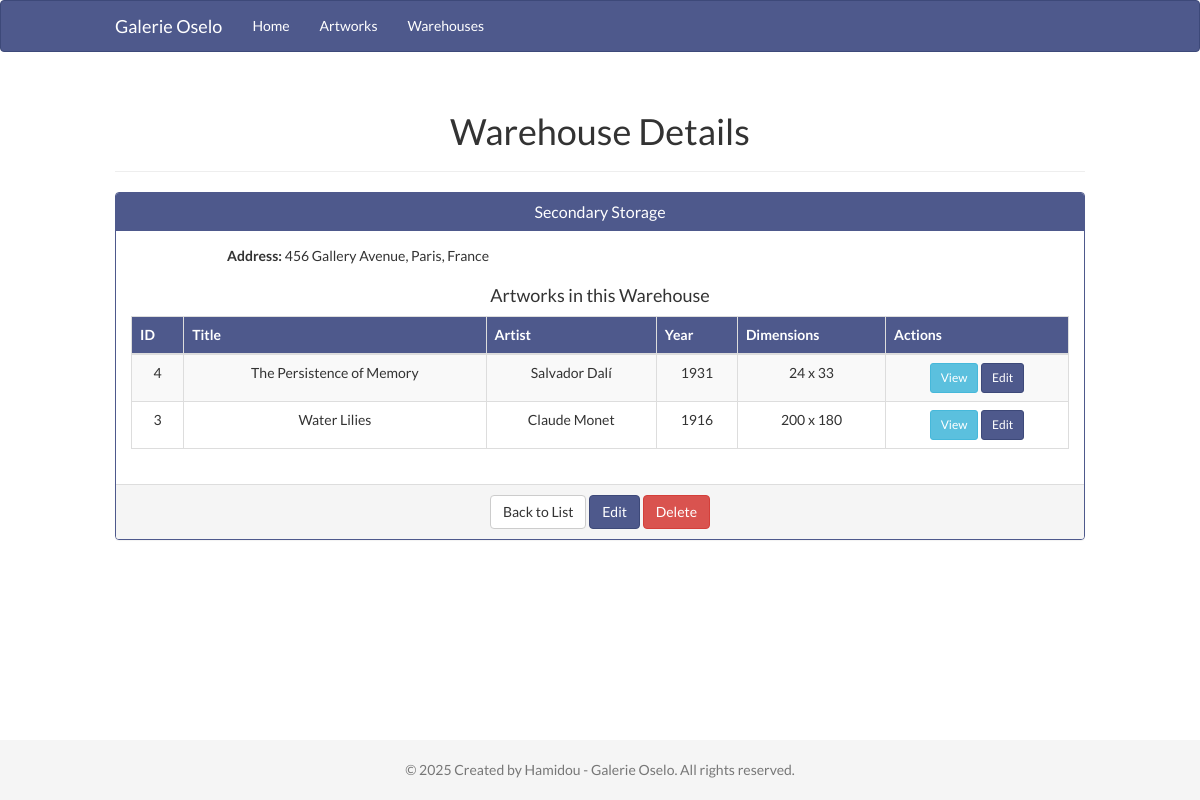
The app's page /views/warehouses/show.php?id=2, older data.
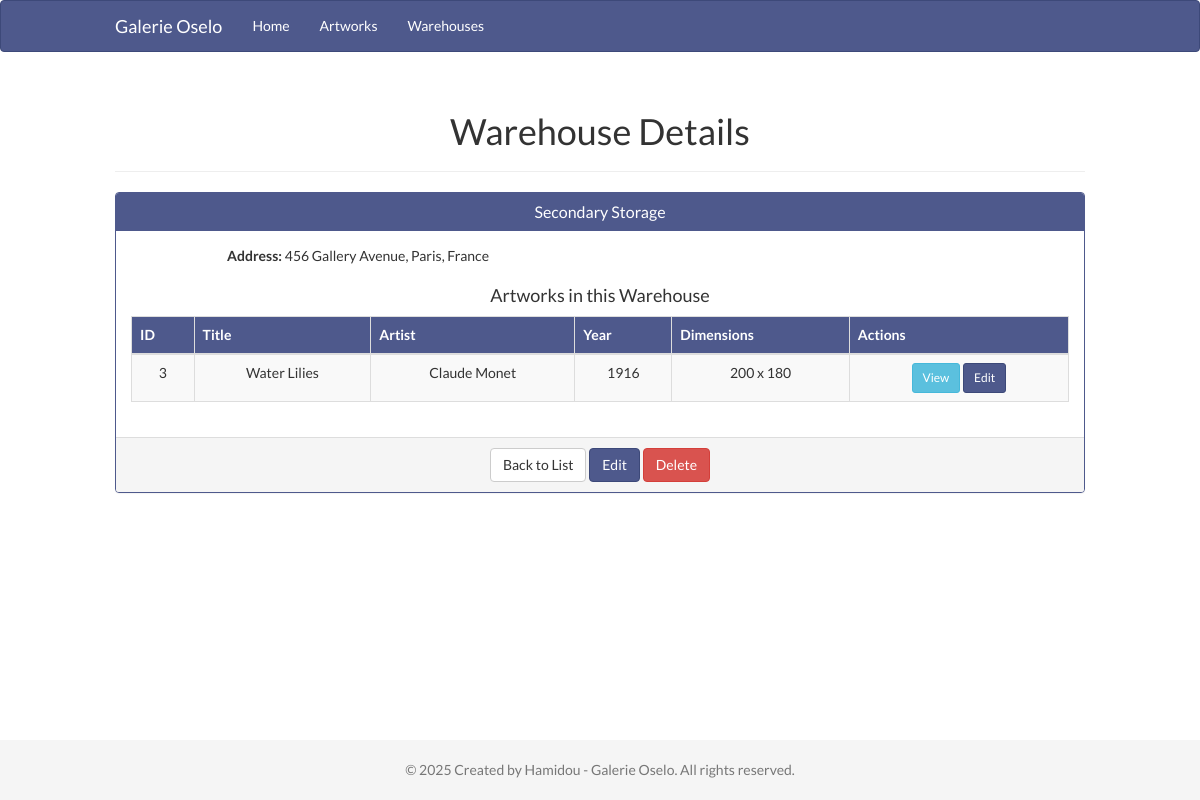
The same page, newer data.
### tables this page shows
CREATE TABLE artworks (
    id INT AUTO_INCREMENT PRIMARY KEY,
    title VARCHAR(255) NOT NULL,
    year INT,
    artist_name VARCHAR(255),
    width FLOAT,
    height FLOAT,
    warehouse_id INT,
    created_at TIMESTAMP DEFAULT CURRENT_TIMESTAMP,
    updated_at TIMESTAMP DEFAULT CURRENT_TIMESTAMP ON UPDATE CURRENT_TIMESTAMP,
    FOREIGN KEY (warehouse_id) REFERENCES warehouses(id) ON DELETE SET NULL
);

### config/database.php (called while the page is built, shortened)
<?php
class Database {
    private $host = "localhost";
    private $db_name = "galerie_oselo";
    private $username = "root";
    private $password = "";
    public function getConnection() {
        $this->conn = null;
        try {
            $this->conn = new PDO("mysql:host=" . $this->host . ";dbname=" . $this->db_name, $this->username, $this->password);
            $this->conn->setAttribute(PDO::ATTR_ERRMODE, PDO::ERRMODE_EXCEPTION);
            $this->conn->exec("set names utf8");
        } catch(PDOException $exception) {
            echo "Connection error: " . $exception->getMessage();
        }
        return $this->conn;
    }
}
?>

### models/Artwork.php (called while the page is built, shortened)
<?php
class Artwork {
    private $conn;
    private $table_name = "artworks";
    public function __construct($db) {
        $this->conn = $db;
    }
    public function readByWarehouse($warehouse_id) {
        $query = "SELECT a.id, a.title, a.year, a.artist_name, a.width, a.height,
                  a.warehouse_id, a.created_at, a.updated_at
                  FROM " . $this->table_name . " a
                  WHERE a.warehouse_id = ?
                  ORDER BY a.id DESC";
        $stmt = $this->conn->prepare($query);
        $stmt->bindParam(1, $warehouse_id);
        $stmt->execute();
        return $stmt;
    }
}
?>

### controllers/WarehouseController.php (the view, shortened to what the changed rows need)
<?php
include_once '../../config/database.php';
include_once '../../models/Artwork.php';
class WarehouseController {
    private $artwork;
    public function __construct() {
        $database = new Database();
        $this->db = $database->getConnection();
        $this->artwork = new Artwork($this->db);
    }
    public function show($id) {
        $artwork_stmt = $this->artwork->readByWarehouse($id);
        $artwork_count = $artwork_stmt->rowCount();
        include_once '../../includes/header.php';
        echo "<div class='container'>";
        echo "<div class='row'>";
        echo "<div class='col-md-12'>";
        echo "<div class='page-header'>";
        echo "<h1>Warehouse Details</h1>";
        echo "</div>";
        echo "<div class='panel panel-primary'>";
        echo "<div class='panel-body'>";
        if($artwork_count > 0) {
            echo "<div class='table-responsive'>";
            echo "<table class='table table-striped table-bordered'>";
            echo "<thead>";
            echo "<tr>";
            echo "<th>ID</th>";
            echo "<th>Title</th>";
            echo "<th>Artist</th>";
            echo "<th>Year</th>";
            echo "<th>Dimensions</th>";
            echo "<th>Actions</th>";
            echo "</tr>";
            echo "</thead>";
            echo "<tbody>";
            while($row = $artwork_stmt->fetch(PDO::FETCH_ASSOC)) {
                extract($row);
                echo "<tr>";
                echo "<td>{$id}</td>";
                echo "<td>{$title}</td>";
                echo "<td>{$artist_name}</td>";
                echo "<td>{$year}</td>";
                echo "<td>{$width} x {$height}</td>";
                echo "<td>";
                echo "<a href='../artworks/show.php?id={$id}' class='btn btn-info btn-sm'>View</a> ";
                echo "<a href='../artworks/edit.php?id={$id}' class='btn btn-primary btn-sm'>Edit</a>";
                echo "</td>";
                echo "</tr>";
            }
            echo "</tbody>";
            echo "</table>";
            echo "</div>";
        } else {
            echo "<div class='alert alert-info'>No artworks in this warehouse.</div>";
        }
        echo "</div>";
        echo "</div>";
        echo "</div>";
        echo "</div>";
        echo "</div>";
        $output = ob_get_clean();
        echo $output;
        include_once '../../includes/footer.php';
    }
}
?>

Row changes from the older to the newer data that the page shows:
no longer on this page (row edited): artworks: id "4", title "The Persistence of Memory", artist_name "Salvador Dalí", year "1931", width "24", height "33"
